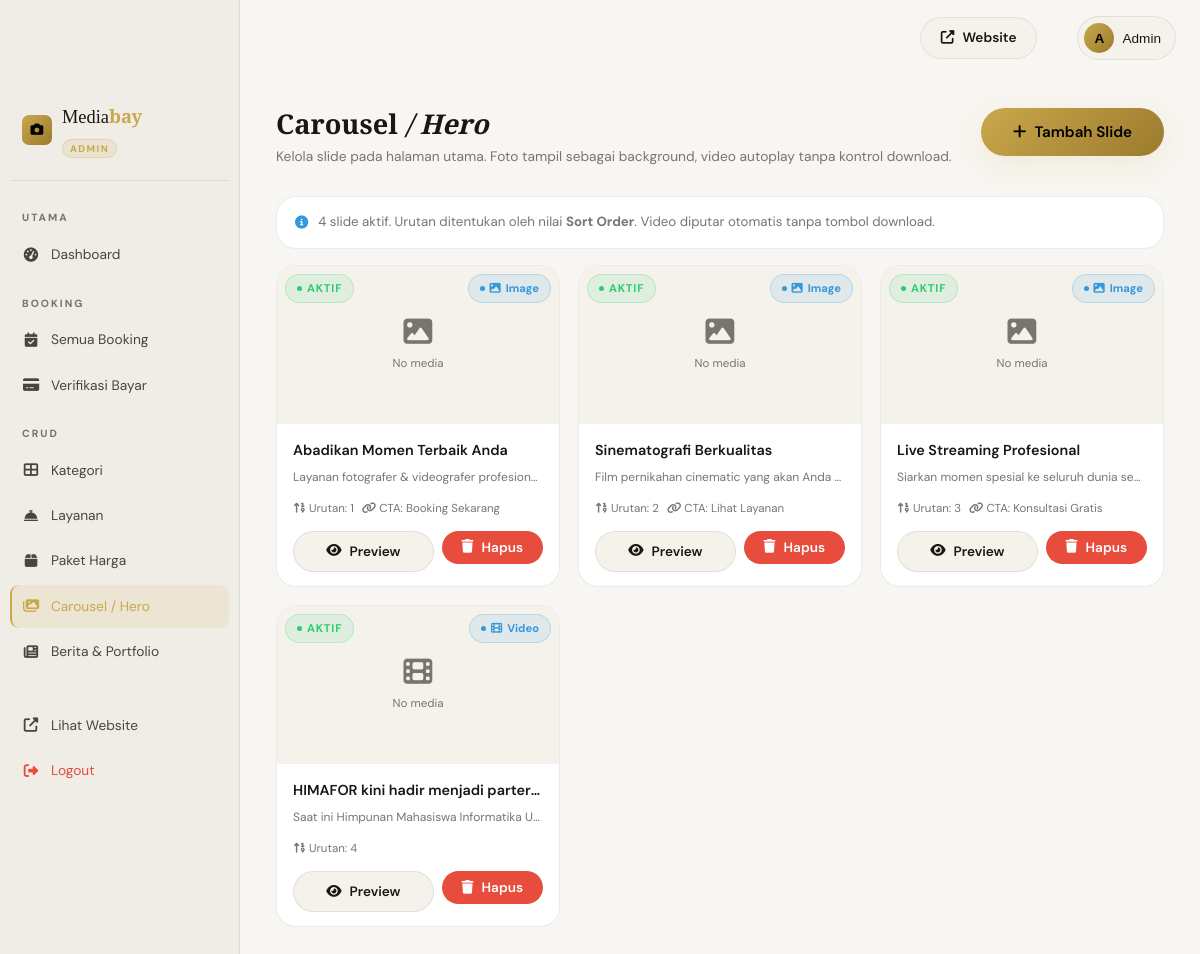
/admin/carousel (signed in), run on the app's committed database.
### tables this page shows
CREATE TABLE `carousels` (
  `id` int(11) NOT NULL,
  `title` varchar(150) DEFAULT NULL,
  `subtitle` text DEFAULT NULL,
  `media_type` enum('image','video') DEFAULT 'image',
  `media_file` varchar(255) NOT NULL,
  `cta_text` varchar(100) DEFAULT NULL,
  `cta_link` varchar(255) DEFAULT NULL,
  `sort_order` int(11) DEFAULT 0,
  `is_active` tinyint(1) DEFAULT 1,
  `created_at` timestamp NOT NULL DEFAULT current_timestamp()
);

### app/controllers/Controllers.php (called while the page is built, shortened)
<?php
class AdminController extends Controller {
    public function carousel(): void {
        $items = (new CarouselModel())->all('sort_order');
        $this->view('admin/carousel', compact('items', 'flash'), 'admin');
    }
}

### public/index.php (called while the page is built, shortened)
<?php
require_once __DIR__ . '/../config/database.php';
require_once __DIR__ . '/../core/Database.php';
require_once __DIR__ . '/../core/Model.php';
require_once __DIR__ . '/../core/Router.php';
require_once __DIR__ . '/../app/controllers/Controllers.php';
$scriptDir = dirname($_SERVER['SCRIPT_NAME'] ?? '/index.php');
$basePath  = ($scriptDir === '/' || $scriptDir === '\\') ? '' : rtrim($scriptDir, '/');
$router = new Router($basePath);
$router->dispatch();

### core/Database.php (called while the page is built)
<?php
class Database {
    private static ?PDO $instance = null;
    public static function getInstance(): PDO {
        if (self::$instance === null) {
            try {
                $dsn = "mysql:host=" . DB_HOST . ";dbname=" . DB_NAME . ";charset=" . DB_CHARSET;
                self::$instance = new PDO($dsn, DB_USER, DB_PASS, [
                    PDO::ATTR_ERRMODE            => PDO::ERRMODE_EXCEPTION,
                    PDO::ATTR_DEFAULT_FETCH_MODE => PDO::FETCH_ASSOC,
                    PDO::ATTR_EMULATE_PREPARES   => false,
                ]);
            } catch (PDOException $e) {
                die(json_encode(['error' => 'Database connection failed: ' . $e->getMessage()]));
            }
        }
        return self::$instance;
    }
}

### core/Model.php (called while the page is built, shortened)
<?php
abstract class Model {
    protected PDO $db;
    protected string $table = '';
    public function __construct() {
        $this->db = Database::getInstance();
    }
    public function all(string $orderBy = 'id', string $dir = 'ASC'): array {
        $stmt = $this->db->query("SELECT * FROM {$this->table} ORDER BY {$orderBy} {$dir}");
        return $stmt->fetchAll();
    }
}

### app/views/admin/carousel.php (the view, shortened to what this page needs)
<div class="admin-page-header">
  <div class="admin-page-header-left">
    <h1>Carousel <em>/ Hero</em></h1>
    <p>Kelola slide pada halaman utama. Foto tampil sebagai background, video autoplay tanpa kontrol download.</p>
  </div>
  <div class="admin-page-header-actions">
    <button class="btn btn-primary" data-modal-open="modal-add-car">
      <i class="fas fa-plus"></i> Tambah Slide
    </button>
  </div>
</div>
<?php if (empty($items)): ?>
<div class="admin-card">
  <div class="admin-card-body">
    <div class="empty-state">
      <i class="fas fa-images"></i>
      <h3>Belum Ada Slide</h3>
      <p>Tambah slide pertama untuk hero section halaman utama</p>
      <button class="btn btn-primary" style="margin-top:16px" data-modal-open="modal-add-car">
        <i class="fas fa-plus"></i> Tambah Slide
      </button>
    </div>
  </div>
</div>
<?php else: ?>
<div class="admin-card" style="margin-bottom:16px;padding:14px 18px">
  <div style="display:flex;align-items:center;gap:10px;font-size:0.83rem;color:var(--text-muted)">
    <i class="fas fa-info-circle" style="color:var(--info)"></i>
    <span><?= count($items) ?> slide aktif. Urutan ditentukan oleh nilai <strong>Sort Order</strong>. Video diputar otomatis tanpa tombol download.</span>
  </div>
</div>
<div class="carousel-admin-grid">
  <?php foreach($items as $item):
    $hasFile = !empty($item['media_file']) && file_exists(UPLOAD_PATH . 'carousel/' . $item['media_file']);
    $fileUrl  = $hasFile ? BASE_URL.'/uploads/carousel/'.htmlspecialchars($item['media_file']) : '';
    $isVideo  = $hasFile && $item['media_type']==='video';
  ?>
  <div class="carousel-item-card">
    <div class="carousel-thumb">
      <?php if ($isVideo): ?>
        <video src="<?= $fileUrl ?>" muted loop preload="metadata"
               style="width:100%;height:100%;object-fit:cover"
               onmouseenter="this.play()" onmouseleave="this.pause()">
        </video>
      <?php elseif ($hasFile): ?>
        <img src="<?= $fileUrl ?>" alt="<?= htmlspecialchars($item['title']??'') ?>" loading="lazy">
      <?php else: ?>
        <div class="carousel-thumb-placeholder">
          <i class="fas fa-<?= $item['media_type']==='video'?'film':'image' ?>"></i>
          <span>No media</span>
        </div>
      <?php endif; ?>
      <div class="carousel-thumb-badges">
        <span class="badge <?= $item['is_active']?'badge-approved':'badge-rejected' ?>">
          <?= $item['is_active']?'Aktif':'Nonaktif' ?>
        </span>
        <span class="badge badge-requested" style="text-transform:none;letter-spacing:0">
          <i class="fas fa-<?= $item['media_type']==='video'?'film':'image' ?>"></i>
          <?= ucfirst($item['media_type']) ?>
        </span>
      </div>
    </div>
    <div class="carousel-item-body">
      <div class="carousel-item-title"><?= htmlspecialchars($item['title'] ?: '(Tanpa judul)') ?></div>
      <div class="carousel-item-sub"><?= htmlspecialchars(mb_substr($item['subtitle']??'',0,55)) ?><?= strlen($item['subtitle']??'')>55?'...':'' ?></div>
      <div class="carousel-item-meta">
        <span><i class="fas fa-sort-numeric-up"></i> Urutan: <?= (int)$item['sort_order'] ?></span>
        <?php if ($item['cta_text']): ?>
        <span><i class="fas fa-link"></i> CTA: <?= htmlspecialchars($item['cta_text']) ?></span>
        <?php endif; ?>
      </div>
      <div class="carousel-item-actions">
        <a href="<?= BASE_URL ?>/" target="_blank" class="btn btn-ghost btn-sm">
          <i class="fas fa-eye"></i> Preview
        </a>
        <form method="POST" action="<?= BASE_URL ?>/admin/carousel/<?= $item['id'] ?>/delete" style="flex:1">
          <button type="submit" class="btn btn-danger btn-sm" style="width:100%"
                  data-confirm="Hapus slide '<?= htmlspecialchars($item['title']??'ini') ?>'?">
            <i class="fas fa-trash"></i> Hapus
          </button>
        </form>
      </div>
    </div>
  </div>
  <?php endforeach; ?>
</div>
<?php endif; ?>

### core/Router.php (shortened to what this page needs)
<?php
class Router {
    private array $routes = [];
    private function addRoute(string $method, string $path, string $controller, string $action): void {
        $this->routes[] = [
            'method'     => $method,
            'path'       => $path,
            'controller' => $controller,
            'action'     => $action,
            'pattern'    => $this->pathToPattern($path),
        ];
    }
    private function pathToPattern(string $path): string {
        $pattern = preg_replace('/\/:([^\/]+)/', '/(?P<$1>[^/]+)', $path);
        return '#^' . $pattern . '$#';
    }
    public function dispatch(): void {
        $requestUri = parse_url($_SERVER['REQUEST_URI'], PHP_URL_PATH);
        $requestUri = rawurldecode($requestUri);
        $requestUri = '/' . ltrim($requestUri, '/');
        if ($requestUri !== '/') {
            $requestUri = rtrim($requestUri, '/');
        }
        $requestMethod = $_SERVER['REQUEST_METHOD'];
        foreach ($this->routes as $route) {
            if (($route['method'] === $requestMethod || $route['method'] === 'ANY') &&
                preg_match($route['pattern'], $requestUri, $matches)) {
                $params = array_filter($matches, fn($k) => !is_int($k), ARRAY_FILTER_USE_KEY);
                $this->invoke($route['controller'], $route['action'], $params);
                return;
            }
        }
    }
    private function invoke(string $controllerName, string $action, array $params): void {
        $controller = new $controllerName();
        call_user_func_array([$controller, $action], $params);
    }
}

### public/assets/css/main.css (style rules this page uses)
:root { --gold: #c9a84c; --gold-light: #e2c97e; --gold-dark: #9c7a2e; --bg: #0d0d0d; --bg-2: #141414; --bg-3: #1c1c1c; --bg-4: #242424; --surface: #1a1a1a; --border: rgba(201,168,76,0.18); --border-soft: rgba(255,255,255,0.07); --text: #f0ece4; --text-muted: #8a8580; --text-soft: #c8c4bc; --white: #ffffff; --nav-blur-bg: rgba(13,13,13,0.88); --card-bg: var(--bg-3); --danger: #e74c3c; --success: #2ecc71; --warning: #f39c12; --info: #3498db; --radius: 12px; --radius-lg: 20px; --radius-xl: 32px; --shadow: 0 8px 32px rgba(0,0,0,0.45); --shadow-gold: 0 8px 32px rgba(201,168,76,0.15); --transition: all 0.35s cubic-bezier(0.4,0,0.2,1); --font-display:'Playfair Display', Georgia, serif; --font-body: 'DM Sans', system-ui, sans-serif; --nav-h: 76px; }
[data-theme="light"] { --bg: #f8f6f2; --bg-2: #f0ede6; --bg-3: #ffffff; --bg-4: #f5f2ec; --surface: #ffffff; --border: rgba(201,168,76,0.25); --border-soft: rgba(0,0,0,0.08); --text: #1a1614; --text-muted: #7a746e; --text-soft: #4a4440; --nav-blur-bg: rgba(248,246,242,0.92); --card-bg: #ffffff; --shadow: 0 4px 24px rgba(0,0,0,0.10); }
*, *::before, *::after { box-sizing: border-box; margin: 0; padding: 0; }
html { scroll-behavior: smooth; font-size: 16px; }
body { font-family: var(--font-body); background: var(--bg); color: var(--text); line-height: 1.7; overflow-x: hidden; transition: background 0.3s, color 0.3s; }
a { color: inherit; text-decoration: none; }
h1,h2,h3,h4,h5 { font-family: var(--font-display); font-weight: 700; line-height: 1.2; }
h1 { font-size: clamp(2.4rem, 5vw, 4.5rem); }
.btn { display: inline-flex; align-items: center; gap: 8px; padding: 14px 32px; border-radius: 100px; font-family: var(--font-body); font-weight: 600; font-size: 0.95rem; cursor: pointer; border: none; transition: var(--transition); position: relative; overflow: hidden; }
.btn::after { content: ''; position: absolute; inset: 0; background: rgba(255,255,255,0.08); opacity: 0; transition: opacity 0.2s; }
.btn-primary { background: linear-gradient(135deg, var(--gold), var(--gold-dark)); color: #000; box-shadow: var(--shadow-gold); }
.btn-ghost { background: var(--bg-4); border: 1px solid var(--border-soft); color: var(--text); }
.btn-danger { background: var(--danger); color: #fff; }
.btn-sm { padding: 8px 20px; font-size: 0.85rem; }
.badge { display: inline-flex; align-items: center; gap: 5px; padding: 4px 11px; border-radius: 100px; font-size: 0.7rem; font-weight: 700; text-transform: uppercase; letter-spacing: 0.8px; }
.badge::before { content: ''; width: 5px; height: 5px; border-radius: 50%; background: currentColor; }
.badge-requested { background: rgba(52,152,219,0.11); color: var(--info); border: 1px solid rgba(52,152,219,0.22); }
.badge-approved { background: rgba(46,204,113,0.11); color: var(--success); border: 1px solid rgba(46,204,113,0.22); }

### data on the page
carousels: media_file "placeholder.jpg" (drawn), is_active "AKTIF", media_type "Image", title "Abadikan Momen Terbaik Anda", subtitle "Layanan fotografer & videografer profesion…", sort_order "1", cta_text "Booking Sekarang"
carousels: media_file "placeholder.jpg" (drawn), is_active "AKTIF", media_type "Image", title "Sinematografi Berkualitas", subtitle "Film pernikahan cinematic yang akan Anda…", sort_order "2", cta_text "Lihat Layanan"
carousels: media_file "placeholder.jpg" (drawn), is_active "AKTIF", media_type "Image", title "Live Streaming Profesional", subtitle "Siarkan momen spesial ke seluruh dunia se…", sort_order "3", cta_text "Konsultasi Gratis"
carousels: shows "No media", is_active "AKTIF", media_type "Video", title "HIMAFOR kini hadir menjadi parter…", subtitle "Saat ini Himpunan Mahasiswa Informatika U…", sort_order "4"

### other printed values
count($items) "4"
